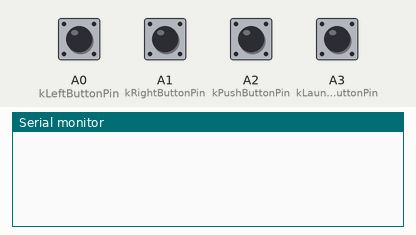
Simulated run of this sketch. Board: Arduino Mega 2560, built with avr-gcc and run on an emulated ATmega2560. Parts: the last lines printed to the serial monitor. Inputs (shaded band) come from the test bench; at power-on: A0 (kLeftButtonPin), A1 (kRightButtonPin), A2 (kPushButtonPin), A3 (kLaunchButtonPin) HIGH.

Above: at 1.2 s.
1.3 s: A0 (kLeftButtonPin) pulled LOW for 0.15 s
At 2.5 s:
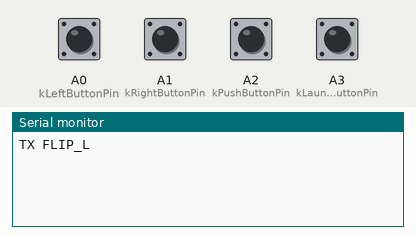
2.9 s: A1 (kRightButtonPin) pulled LOW for 0.15 s
At 3.9 s:
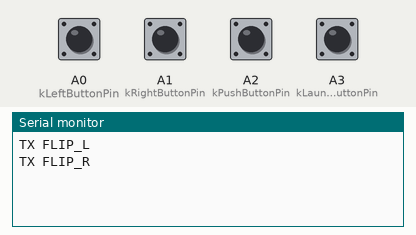
4.5 s: A2 (kPushButtonPin) pulled LOW for 0.15 s
At 4.9 s:
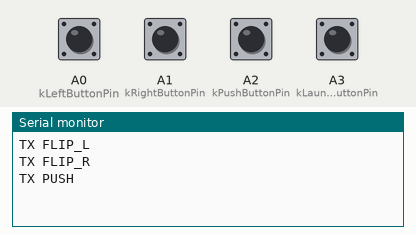
6.1 s: A3 (kLaunchButtonPin) pulled LOW for 0.15 s
At 7.0 s:
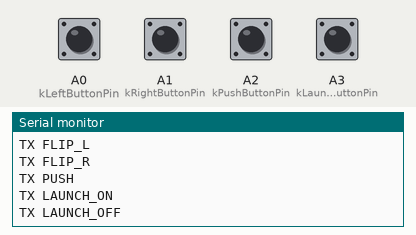

Measured:
- after the input at 1.3 s, the serial monitor: prints a new line at once (image 1)
- after the input at 2.9 s, the serial monitor: prints a new line at once (image 2)
- after the input at 4.5 s, the serial monitor: prints a new line at once (image 3)
- after the input at 6.1 s, the serial monitor: prints a new line at once (image 4)

The sketch:

mega_uno_bridge_test.ino
```cpp
#include <Arduino.h>

namespace {
const uint8_t kLeftButtonPin = A0;
const uint8_t kRightButtonPin = A1;
const uint8_t kPushButtonPin = A2;
const uint8_t kLaunchButtonPin = A3;
const uint32_t kSerialBaud = 9600;
}

bool gLastLeftPressed = false;
bool gLastRightPressed = false;
bool gLastPushPressed = false;
bool gLastLaunchPressed = false;

void setup() {
  pinMode(kLeftButtonPin, INPUT_PULLUP);
  pinMode(kRightButtonPin, INPUT_PULLUP);
  pinMode(kPushButtonPin, INPUT_PULLUP);
  pinMode(kLaunchButtonPin, INPUT_PULLUP);

  Serial.begin(115200);
  Serial1.begin(kSerialBaud);
}

void loop() {
  const bool leftPressed = digitalRead(kLeftButtonPin) == LOW;
  const bool rightPressed = digitalRead(kRightButtonPin) == LOW;
  const bool pushPressed = digitalRead(kPushButtonPin) == LOW;
  const bool launchPressed = digitalRead(kLaunchButtonPin) == LOW;

  if (leftPressed && !gLastLeftPressed) {
    Serial.println(F("TX FLIP_L"));
    Serial1.println(F("FLIP_L"));
  }
  if (rightPressed && !gLastRightPressed) {
    Serial.println(F("TX FLIP_R"));
    Serial1.println(F("FLIP_R"));
  }
  if (pushPressed && !gLastPushPressed) {
    Serial.println(F("TX PUSH"));
    Serial1.println(F("PUSH"));
  }
  if (launchPressed != gLastLaunchPressed) {
    if (launchPressed) {
      Serial.println(F("TX LAUNCH_ON"));
      Serial1.println(F("LAUNCH_ON"));
    } else {
      Serial.println(F("TX LAUNCH_OFF"));
      Serial1.println(F("LAUNCH_OFF"));
    }
  }

  gLastLeftPressed = leftPressed;
  gLastRightPressed = rightPressed;
  gLastPushPressed = pushPressed;
  gLastLaunchPressed = launchPressed;

  delay(10);
}
```
